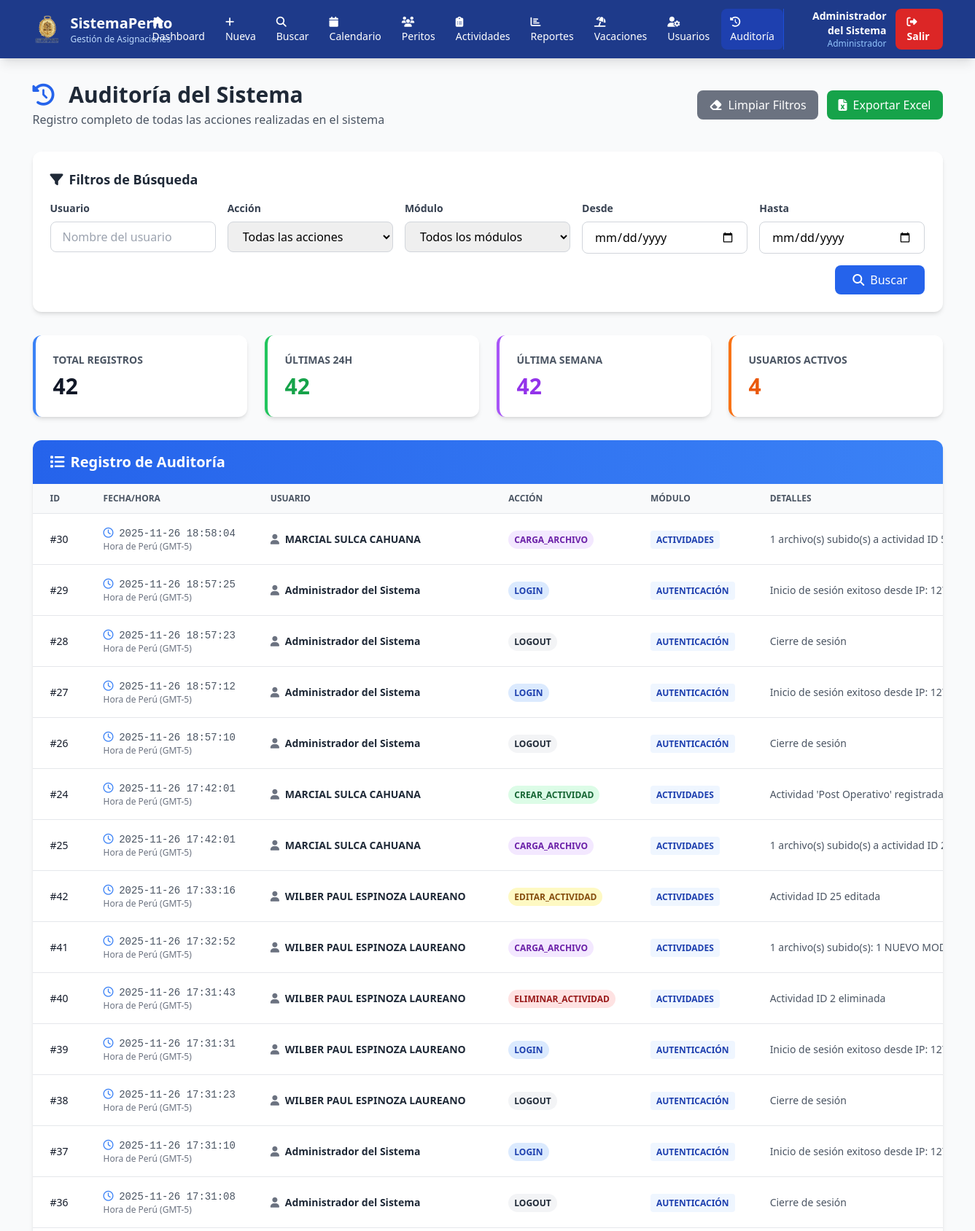
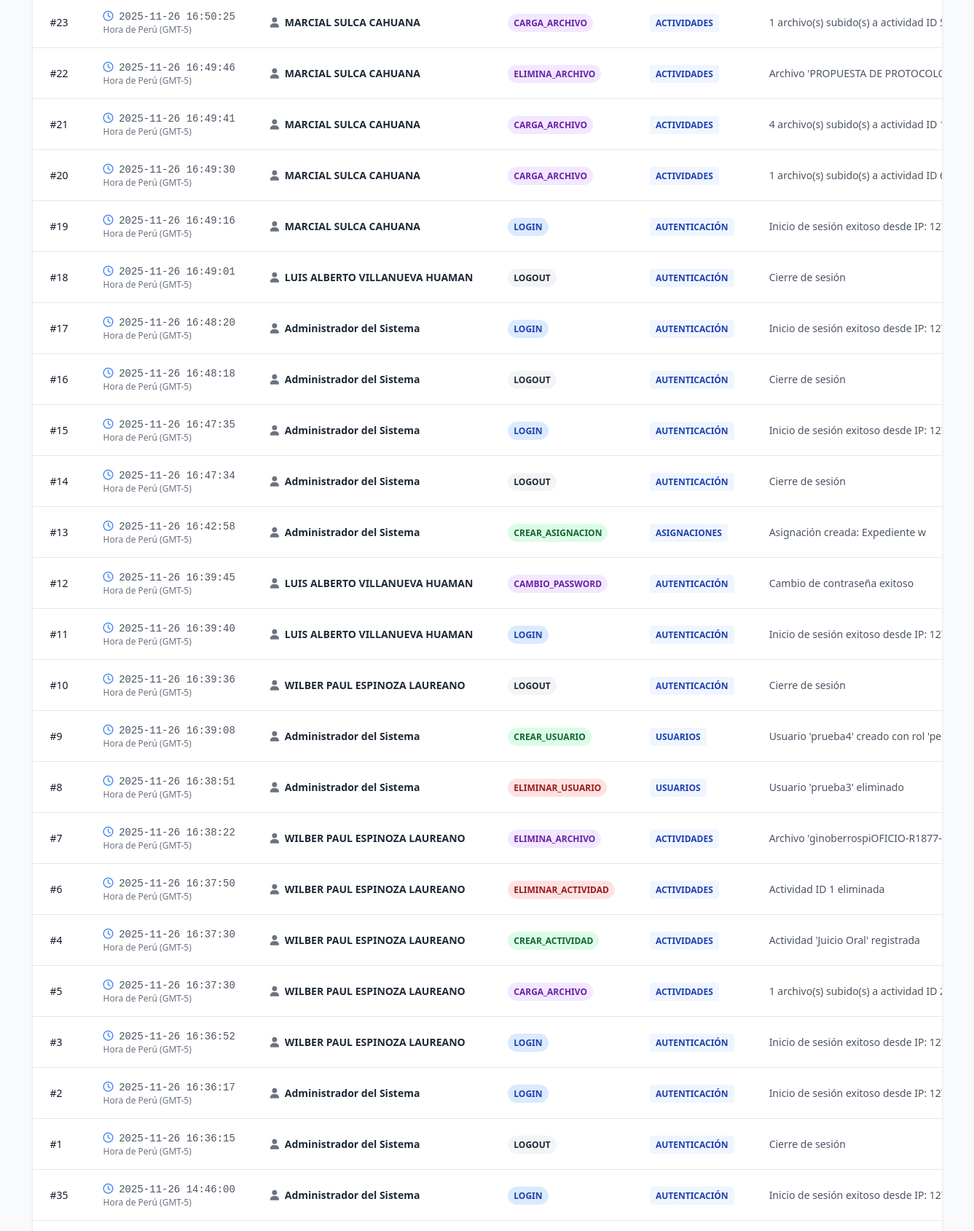
Screenshot of /auditoria (signed in, upper part) with the database file from the repository (2 pictures, top to bottom).
### tables this page shows
CREATE TABLE auditoria (
        id INTEGER PRIMARY KEY AUTOINCREMENT,
        usuario_id INTEGER NOT NULL,
        usuario_nombre TEXT NOT NULL,
        accion TEXT NOT NULL,
        modulo TEXT NOT NULL,
        detalles TEXT,
        registro_id INTEGER,
        ip_address TEXT,
        user_agent TEXT,
        fecha TIMESTAMP DEFAULT CURRENT_TIMESTAMP,
        FOREIGN KEY (usuario_id) REFERENCES usuarios(id)
    );

### app.py (the view)
@app.route('/auditoria')
@admin_required
def auditoria():
    conn = sqlite3.connect('database.db')
    conn.row_factory = sqlite3.Row
    cursor = conn.cursor()
    filtro_usuario = request.args.get('usuario', '')
    filtro_accion = request.args.get('accion', '')
    filtro_modulo = request.args.get('modulo', '')
    filtro_fecha_desde = request.args.get('fecha_desde', '')
    filtro_fecha_hasta = request.args.get('fecha_hasta', '')
    page = int(request.args.get('page', 1))
    per_page = 50  # Registros por página
    offset = (page - 1) * per_page
    query_count = 'SELECT COUNT(*) as total FROM auditoria WHERE 1=1'
    query = 'SELECT * FROM auditoria WHERE 1=1'
    params = []
    if filtro_usuario:
        query += ' AND usuario_nombre LIKE ?'
        query_count += ' AND usuario_nombre LIKE ?'
        params.append(f'%{filtro_usuario}%')
    if filtro_accion:
        query += ' AND accion = ?'
        query_count += ' AND accion = ?'
        params.append(filtro_accion)
    if filtro_modulo:
        query += ' AND modulo = ?'
        query_count += ' AND modulo = ?'
        params.append(filtro_modulo)
    if filtro_fecha_desde:
        query += ' AND DATE(fecha) >= ?'  # USAR 'fecha'
        query_count += ' AND DATE(fecha) >= ?'
        params.append(filtro_fecha_desde)
    if filtro_fecha_hasta:
        query += ' AND DATE(fecha) <= ?'  # USAR 'fecha'
        query_count += ' AND DATE(fecha) <= ?'
        params.append(filtro_fecha_hasta)
    try:
        cursor.execute(query_count, params)
        total_registros = cursor.fetchone()['total']
        total_paginas = (total_registros + per_page - 1) // per_page
        query += f' ORDER BY fecha DESC LIMIT {per_page} OFFSET {offset}'  # USAR 'fecha'
        cursor.execute(query, params)
        registros = []
        for row in cursor.fetchall():
            registros.append({
                'id': row['id'],
                'fecha': row['fecha'],  # USAR 'fecha'
                'usuario_nombre': row['usuario_nombre'],
                'accion': row['accion'],
                'modulo': row['modulo'],
                'detalles': row['detalles'] if row['detalles'] else '',  # USAR 'detalles'
                'ip_address': row['ip_address'] if row['ip_address'] else 'N/A',
                'user_agent': row['user_agent'] if row['user_agent'] else 'N/A'
            })
        print(f"🔍 DEBUG: Se encontraron {len(registros)} registros")
        if registros:
            print(f"🔍 DEBUG: Primer registro: {registros[0]}")
        cursor.execute('SELECT DISTINCT accion FROM auditoria ORDER BY accion')
        acciones = [row['accion'] for row in cursor.fetchall()]
        cursor.execute('SELECT DISTINCT modulo FROM auditoria ORDER BY modulo')
        modulos = [row['modulo'] for row in cursor.fetchall()]
        conn.close()
        return render_template('admin/auditoria.html',
                              registros=registros,
                              acciones=acciones,
                              modulos=modulos,
                              filtros={
                                  'usuario': filtro_usuario,
                                  'accion': filtro_accion,
                                  'modulo': filtro_modulo,
                                  'fecha_desde': filtro_fecha_desde,
                                  'fecha_hasta': filtro_fecha_hasta
                              },
                              page=page,
                              total_paginas=total_paginas,
                              total_registros=total_registros)
    except Exception as e:
        conn.close()
        print(f"❌ Error en auditoría: {e}")
        import traceback
        traceback.print_exc()
        return f"Error al cargar auditoría: {str(e)}", 500

### templates/admin/auditoria.html (shortened to what this page needs)
<!DOCTYPE html>
<html lang="es">
<head>
    <script src="https://cdn.tailwindcss.com"></script>
    <link rel="stylesheet" href="https://cdnjs.cloudflare.com/ajax/libs/font-awesome/6.4.0/css/all.min.css">
</head>
<body class="bg-gray-50">
    <nav class="bg-blue-900 text-white shadow-lg">
        <div class="container mx-auto px-4">
            <div class="flex justify-between items-center py-3">
                <div class="flex items-center space-x-3">
                    <img src="{{ url_for('static', filename='imagenes/logompo.png') }}" alt="Logo" class="w-10 h-10 object-contain">
                    <div class="hidden md:block">
                        <h1 class="text-xl font-bold">SistemaPerito</h1>
                        <p class="text-xs text-blue-200">Gestión de Asignaciones</p>
                    </div>
                </div>
                <div class="flex items-center space-x-1">
                    <a href="/" class="px-3 py-2 rounded-lg hover:bg-blue-800 transition text-sm">
                        <i class="fas fa-home mr-1"></i>Dashboard
                    </a>
                    <a href="/nuevo" class="px-3 py-2 rounded-lg hover:bg-blue-800 transition text-sm">
                        <i class="fas fa-plus mr-1"></i>Nueva
                    </a>
                    <a href="/buscar" class="px-3 py-2 rounded-lg hover:bg-blue-800 transition text-sm">
                        <i class="fas fa-search mr-1"></i>Buscar
                    </a>
                    <a href="/calendario" class="px-3 py-2 rounded-lg hover:bg-blue-800 transition text-sm">
                        <i class="fas fa-calendar mr-1"></i>Calendario
                    </a>
                    <a href="/peritos" class="px-3 py-2 rounded-lg hover:bg-blue-800 transition text-sm">
                        <i class="fas fa-users mr-1"></i>Peritos
                    </a>
                    <a href="/actividades-admin" class="px-3 py-2 rounded-lg hover:bg-blue-800 transition text-sm">
                        <i class="fas fa-clipboard-list mr-1"></i>Actividades
                    </a>
                    <a href="/reportes" class="px-3 py-2 rounded-lg hover:bg-blue-800 transition text-sm">
                        <i class="fas fa-chart-bar mr-1"></i>Reportes
                    </a>
                    <a href="/vacaciones" class="px-3 py-2 rounded-lg hover:bg-blue-800 transition text-sm">
                        <i class="fas fa-umbrella-beach mr-1"></i>Vacaciones
                    </a>
                    <a href="/usuarios" class="px-3 py-2 rounded-lg hover:bg-blue-800 transition text-sm">
                        <i class="fas fa-user-cog mr-1"></i>Usuarios
                    </a>
                    <a href="/auditoria" class="px-3 py-2 bg-blue-800 rounded-lg hover:bg-blue-700 transition text-sm">
                        <i class="fas fa-history mr-1"></i>Auditoría
                    </a>
                </div>
                <div class="flex items-center space-x-3 border-l border-blue-700 pl-4">
                    <div class="text-right hidden md:block">
                        <p class="text-sm font-semibold">{{ session.nombre_completo or session.usuario }}</p>
                        <p class="text-xs text-blue-300">Administrador</p>
                    </div>
                    <a href="/logout" class="px-4 py-2 bg-red-600 rounded-lg hover:bg-red-700 transition text-sm font-semibold">
                        <i class="fas fa-sign-out-alt mr-1"></i>Salir
                    </a>
                </div>
            </div>
        </div>
    </nav>
    <div class="container mx-auto px-4 py-8">
        <div class="flex justify-between items-center mb-8">
            <div>
                <h2 class="text-3xl font-bold text-gray-800">
                    <i class="fas fa-history text-blue-600 mr-3"></i>
                    Auditoría del Sistema
                </h2>
                <p class="text-gray-600 mt-1">Registro completo de todas las acciones realizadas en el sistema</p>
            </div>
            <div class="flex space-x-3">
                <button onclick="limpiarFiltros()" class="px-4 py-2 bg-gray-500 text-white rounded-lg hover:bg-gray-600 transition">
                    <i class="fas fa-eraser mr-2"></i>Limpiar Filtros
                </button>
                <a href="/api/auditoria/exportar" class="px-4 py-2 bg-green-600 text-white rounded-lg hover:bg-green-700 transition">
                    <i class="fas fa-file-excel mr-2"></i>Exportar Excel
                </a>
            </div>
        </div>
        <div class="bg-white rounded-xl shadow-md p-6 mb-8">
            <h3 class="text-lg font-bold text-gray-800 mb-4">
                <i class="fas fa-filter mr-2"></i>Filtros de Búsqueda
            </h3>
            <form method="GET" action="/auditoria" class="grid grid-cols-1 md:grid-cols-5 gap-4">
                <div>
                    <label class="block text-sm font-semibold text-gray-700 mb-2">Usuario</label>
                    <input type="text" name="usuario" value="{{ filtros.usuario }}"
                           placeholder="Nombre del usuario"
                           class="w-full px-4 py-2 border border-gray-300 rounded-lg focus:ring-2 focus:ring-blue-500">
                </div>
                <div>
                    <label class="block text-sm font-semibold text-gray-700 mb-2">Acción</label>
                    <select name="accion" class="w-full px-4 py-2 border border-gray-300 rounded-lg focus:ring-2 focus:ring-blue-500">
                        <option value="">Todas las acciones</option>
                    </select>
                </div>
                <div>
                    <label class="block text-sm font-semibold text-gray-700 mb-2">Módulo</label>
                    <select name="modulo" class="w-full px-4 py-2 border border-gray-300 rounded-lg focus:ring-2 focus:ring-blue-500">
                        <option value="">Todos los módulos</option>
                    </select>
                </div>
                <div>
                    <label class="block text-sm font-semibold text-gray-700 mb-2">Desde</label>
                    <input type="date" name="fecha_desde" value="{{ filtros.fecha_desde }}"
                           class="w-full px-4 py-2 border border-gray-300 rounded-lg focus:ring-2 focus:ring-blue-500">
                </div>
                <div>
                    <label class="block text-sm font-semibold text-gray-700 mb-2">Hasta</label>
                    <input type="date" name="fecha_hasta" value="{{ filtros.fecha_hasta }}"
                           class="w-full px-4 py-2 border border-gray-300 rounded-lg focus:ring-2 focus:ring-blue-500">
                </div>
                <div class="md:col-span-5 flex justify-end">
                    <button type="submit" class="px-6 py-2 bg-blue-600 text-white rounded-lg hover:bg-blue-700 transition">
                        <i class="fas fa-search mr-2"></i>Buscar
                    </button>
                </div>
            </form>
        </div>
        <div class="grid grid-cols-1 md:grid-cols-4 gap-6 mb-8">
            <div class="bg-white rounded-xl shadow-md p-6 border-l-4 border-blue-500">
                <p class="text-sm font-semibold text-gray-600 uppercase">Total Registros</p>
                <p class="text-3xl font-bold text-gray-900 mt-2">{{ registros|length }}</p>
            </div>
            <div class="bg-white rounded-xl shadow-md p-6 border-l-4 border-green-500">
                <p class="text-sm font-semibold text-gray-600 uppercase">Últimas 24h</p>
                <p class="text-3xl font-bold text-green-600 mt-2" id="registros24h">0</p>
            </div>
            <div class="bg-white rounded-xl shadow-md p-6 border-l-4 border-purple-500">
                <p class="text-sm font-semibold text-gray-600 uppercase">Última Semana</p>
                <p class="text-3xl font-bold text-purple-600 mt-2" id="registrosSemana">0</p>
            </div>
            <div class="bg-white rounded-xl shadow-md p-6 border-l-4 border-orange-500">
                <p class="text-sm font-semibold text-gray-600 uppercase">Usuarios Activos</p>
                <p class="text-3xl font-bold text-orange-600 mt-2" id="usuariosActivos">0</p>
            </div>
        </div>
        <div class="bg-white rounded-xl shadow-md overflow-hidden">
            <div class="px-6 py-4 bg-gradient-to-r from-blue-600 to-blue-500">
                <h3 class="text-xl font-bold text-white">
                    <i class="fas fa-list mr-2"></i>Registro de Auditoría
                </h3>
            </div>
            <div class="overflow-x-auto">
                <table class="min-w-full divide-y divide-gray-200">
                    <thead class="bg-gray-50">
                        <tr>
                            <th class="px-6 py-3 text-left text-xs font-semibold text-gray-600 uppercase">ID</th>
                            <th class="px-6 py-3 text-left text-xs font-semibold text-gray-600 uppercase">Fecha/Hora</th>
                            <th class="px-6 py-3 text-left text-xs font-semibold text-gray-600 uppercase">Usuario</th>
                            <th class="px-6 py-3 text-left text-xs font-semibold text-gray-600 uppercase">Acción</th>
                            <th class="px-6 py-3 text-left text-xs font-semibold text-gray-600 uppercase">Módulo</th>
                            <th class="px-6 py-3 text-left text-xs font-semibold text-gray-600 uppercase">Detalles</th>
                        </tr>
                    </thead>
                    <tbody class="bg-white divide-y divide-gray-200">
                        {% for registro in registros %}
                        <tr class="hover:bg-gray-50">
                            <td class="px-6 py-4 whitespace-nowrap text-sm font-medium text-gray-900">#{{ registro.id }}</td>
                            <td class="px-6 py-4 whitespace-nowrap text-sm text-gray-600">
                                <i class="far fa-clock text-blue-500 mr-1"></i>
                                <span class="font-mono">{{ registro.fecha }}</span>
                                <p class="text-xs text-gray-500">Hora de Perú (GMT-5)</p>
                            </td>
                            <td class="px-6 py-4 whitespace-nowrap text-sm text-gray-800 font-semibold">
                                <i class="fas fa-user text-gray-500 mr-1"></i>
                                {{ registro.usuario_nombre }}
                            </td>
                            <td class="px-6 py-4 whitespace-nowrap text-sm">
                                <span class="px-2 py-1 rounded-full text-xs font-semibold
                                    {% if 'CREAR' in registro.accion %}bg-green-100 text-green-800
                                    {% elif 'EDITAR' in registro.accion or 'CAMBIAR' in registro.accion %}bg-yellow-100 text-yellow-800
                                    {% elif 'ELIMINAR' in registro.accion or 'CANCELAR' in registro.accion %}bg-red-100 text-red-800
                                    {% elif 'LOGIN' in registro.accion %}bg-blue-100 text-blue-800
                                    {% elif 'LOGOUT' in registro.accion %}bg-gray-100 text-gray-800
                                    {% else %}bg-purple-100 text-purple-800
                                    {% endif %}">
                                    {{ registro.accion }}
                                </span>
                            </td>
                            <td class="px-6 py-4 whitespace-nowrap text-sm text-gray-800">
                                <span class="px-2 py-1 bg-blue-50 text-blue-800 rounded text-xs font-semibold">
                                    {{ registro.modulo }}
                                </span>
                            </td>
                            <td class="px-6 py-4 text-sm text-gray-600 max-w-xs truncate" title="{{ registro.detalles }}">
                                {{ registro.detalles or '-' }}
                            </td>
                        </tr>
                        {% endfor %}
                    </tbody>
                </table>
            </div>
        </div>
    </div>
</body>
</html>

### rows the page displays
auditoria: id "30", fecha "2025-11-26 18:58:04", usuario_nombre "MARCIAL SULCA CAHUANA", accion "CARGA_ARCHIVO", modulo "ACTIVIDADES", detalles "1 archivo(s) subido(s) a actividad ID…"
auditoria: id "29", fecha "2025-11-26 18:57:25", usuario_nombre "Administrador del Sistema", accion "LOGIN", modulo "AUTENTICACIÓN", detalles "Inicio de sesión exitoso desde IP: 127.0.…"
auditoria: id "28", fecha "2025-11-26 18:57:23", usuario_nombre "Administrador del Sistema", accion "LOGOUT", modulo "AUTENTICACIÓN", detalles "Cierre de sesión"
auditoria: id "27", fecha "2025-11-26 18:57:12", usuario_nombre "Administrador del Sistema", accion "LOGIN", modulo "AUTENTICACIÓN", detalles "Inicio de sesión exitoso desde IP: 127.0.…"
auditoria: id "26", fecha "2025-11-26 18:57:10", usuario_nombre "Administrador del Sistema", accion "LOGOUT", modulo "AUTENTICACIÓN", detalles "Cierre de sesión"
auditoria: id "24", fecha "2025-11-26 17:42:01", usuario_nombre "MARCIAL SULCA CAHUANA", accion "CREAR_ACTIVIDAD", modulo "ACTIVIDADES", detalles "Actividad 'Post Operativo' registrada"
auditoria: id "25", fecha "2025-11-26 17:42:01", usuario_nombre "MARCIAL SULCA CAHUANA", accion "CARGA_ARCHIVO", modulo "ACTIVIDADES", detalles "1 archivo(s) subido(s) a actividad ID…"
auditoria: id "42", fecha "2025-11-26 17:33:16", usuario_nombre "WILBER PAUL ESPINOZA LAUREANO", accion "EDITAR_ACTIVIDAD", modulo "ACTIVIDADES", detalles "Actividad ID 25 editada"
auditoria: id "41", fecha "2025-11-26 17:32:52", usuario_nombre "WILBER PAUL ESPINOZA LAUREANO", accion "CARGA_ARCHIVO", modulo "ACTIVIDADES", detalles "1 archivo(s) subido(s): 1 NUEVO MODEL…"
auditoria: id "40", fecha "2025-11-26 17:31:43", usuario_nombre "WILBER PAUL ESPINOZA LAUREANO", accion "ELIMINAR_ACTIVIDAD", modulo "ACTIVIDADES", detalles "Actividad ID 2 eliminada"
auditoria: id "39", fecha "2025-11-26 17:31:31", usuario_nombre "WILBER PAUL ESPINOZA LAUREANO", accion "LOGIN", modulo "AUTENTICACIÓN", detalles "Inicio de sesión exitoso desde IP: 127.0.…"
auditoria: id "38", fecha "2025-11-26 17:31:23", usuario_nombre "WILBER PAUL ESPINOZA LAUREANO", accion "LOGOUT", modulo "AUTENTICACIÓN", detalles "Cierre de sesión"
auditoria: id "37", fecha "2025-11-26 17:31:10", usuario_nombre "Administrador del Sistema", accion "LOGIN", modulo "AUTENTICACIÓN", detalles "Inicio de sesión exitoso desde IP: 127.0.…"
auditoria: id "36", fecha "2025-11-26 17:31:08", usuario_nombre "Administrador del Sistema", accion "LOGOUT", modulo "AUTENTICACIÓN", detalles "Cierre de sesión"
auditoria: id "23", fecha "2025-11-26 16:50:25", usuario_nombre "MARCIAL SULCA CAHUANA", accion "CARGA_ARCHIVO", modulo "ACTIVIDADES", detalles "1 archivo(s) subido(s) a actividad ID…"
auditoria: id "22", fecha "2025-11-26 16:49:46", usuario_nombre "MARCIAL SULCA CAHUANA", accion "ELIMINA_ARCHIVO", modulo "ACTIVIDADES", detalles "Archivo 'PROPUESTA DE PROTOCOLO A…"
auditoria: id "21", fecha "2025-11-26 16:49:41", usuario_nombre "MARCIAL SULCA CAHUANA", accion "CARGA_ARCHIVO", modulo "ACTIVIDADES", detalles "4 archivo(s) subido(s) a actividad ID…"
auditoria: id "20", fecha "2025-11-26 16:49:30", usuario_nombre "MARCIAL SULCA CAHUANA", accion "CARGA_ARCHIVO", modulo "ACTIVIDADES", detalles "1 archivo(s) subido(s) a actividad ID…"
auditoria: id "19", fecha "2025-11-26 16:49:16", usuario_nombre "MARCIAL SULCA CAHUANA", accion "LOGIN", modulo "AUTENTICACIÓN", detalles "Inicio de sesión exitoso desde IP: 127.0.…"
auditoria: id "18", fecha "2025-11-26 16:49:01", usuario_nombre "LUIS ALBERTO VILLANUEVA HUAMAN", accion "LOGOUT", modulo "AUTENTICACIÓN", detalles "Cierre de sesión"
auditoria: id "17", fecha "2025-11-26 16:48:20", usuario_nombre "Administrador del Sistema", accion "LOGIN", modulo "AUTENTICACIÓN", detalles "Inicio de sesión exitoso desde IP: 127.0.…"
auditoria: id "16", fecha "2025-11-26 16:48:18", usuario_nombre "Administrador del Sistema", accion "LOGOUT", modulo "AUTENTICACIÓN", detalles "Cierre de sesión"
auditoria: id "15", fecha "2025-11-26 16:47:35", usuario_nombre "Administrador del Sistema", accion "LOGIN", modulo "AUTENTICACIÓN", detalles "Inicio de sesión exitoso desde IP: 127.0.…"
auditoria: id "14", fecha "2025-11-26 16:47:34", usuario_nombre "Administrador del Sistema", accion "LOGOUT", modulo "AUTENTICACIÓN", detalles "Cierre de sesión"
auditoria: id "13", fecha "2025-11-26 16:42:58", usuario_nombre "Administrador del Sistema", accion "CREAR_ASIGNACION", modulo "ASIGNACIONES", detalles "Asignación creada: Expediente w"
auditoria: id "12", fecha "2025-11-26 16:39:45", usuario_nombre "LUIS ALBERTO VILLANUEVA HUAMAN", accion "CAMBIO_PASSWORD", modulo "AUTENTICACIÓN", detalles "Cambio de contraseña exitoso"
auditoria: id "11", fecha "2025-11-26 16:39:40", usuario_nombre "LUIS ALBERTO VILLANUEVA HUAMAN", accion "LOGIN", modulo "AUTENTICACIÓN", detalles "Inicio de sesión exitoso desde IP: 127.0.…"
auditoria: id "10", fecha "2025-11-26 16:39:36", usuario_nombre "WILBER PAUL ESPINOZA LAUREANO", accion "LOGOUT", modulo "AUTENTICACIÓN", detalles "Cierre de sesión"
auditoria: id "9", fecha "2025-11-26 16:39:08", usuario_nombre "Administrador del Sistema", accion "CREAR_USUARIO", modulo "USUARIOS", detalles "Usuario 'prueba4' creado con rol…"
auditoria: id "8", fecha "2025-11-26 16:38:51", usuario_nombre "Administrador del Sistema", accion "ELIMINAR_USUARIO", modulo "USUARIOS", detalles "Usuario 'prueba3' eliminado"
auditoria: id "7", fecha "2025-11-26 16:38:22", usuario_nombre "WILBER PAUL ESPINOZA LAUREANO", accion "ELIMINA_ARCHIVO", modulo "ACTIVIDADES", detalles "Archivo 'ginoberrospiOFICIO-R1877-20…"
auditoria: id "6", fecha "2025-11-26 16:37:50", usuario_nombre "WILBER PAUL ESPINOZA LAUREANO", accion "ELIMINAR_ACTIVIDAD", modulo "ACTIVIDADES", detalles "Actividad ID 1 eliminada"
auditoria: id "4", fecha "2025-11-26 16:37:30", usuario_nombre "WILBER PAUL ESPINOZA LAUREANO", accion "CREAR_ACTIVIDAD", modulo "ACTIVIDADES", detalles "Actividad 'Juicio Oral' registrada"
auditoria: id "5", fecha "2025-11-26 16:37:30", usuario_nombre "WILBER PAUL ESPINOZA LAUREANO", accion "CARGA_ARCHIVO", modulo "ACTIVIDADES", detalles "1 archivo(s) subido(s) a actividad ID…"
auditoria: id "3", fecha "2025-11-26 16:36:52", usuario_nombre "WILBER PAUL ESPINOZA LAUREANO", accion "LOGIN", modulo "AUTENTICACIÓN", detalles "Inicio de sesión exitoso desde IP: 127.0.…"
auditoria: id "2", fecha "2025-11-26 16:36:17", usuario_nombre "Administrador del Sistema", accion "LOGIN", modulo "AUTENTICACIÓN", detalles "Inicio de sesión exitoso desde IP: 127.0.…"
auditoria: id "1", fecha "2025-11-26 16:36:15", usuario_nombre "Administrador del Sistema", accion "LOGOUT", modulo "AUTENTICACIÓN", detalles "Cierre de sesión"
auditoria: id "35", fecha "2025-11-26 14:46:00", usuario_nombre "Administrador del Sistema", accion "LOGIN", modulo "AUTENTICACIÓN", detalles "Inicio de sesión exitoso desde IP: 127.0.…"

### other values shown
{{ session.nombre_completo or session.usuario }} "Administrador del Sistema"
{{ registros|length }} "42"
